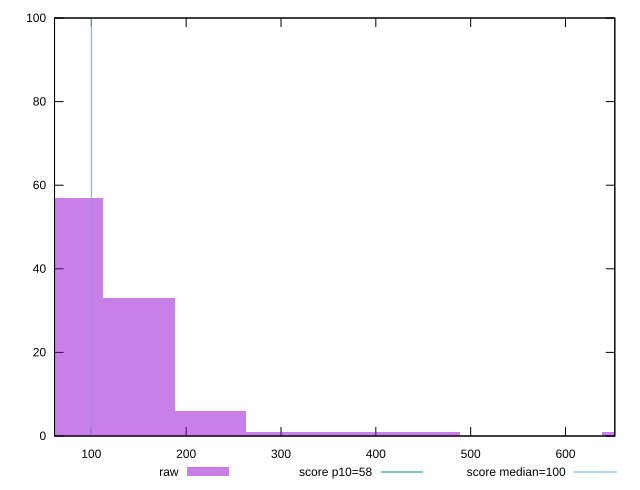

Source code (gnuplot):
reset

$raw <<EOF
75.16483511473497 57
150.32967022946994 33
225.49450534420492 6
676.4835160326147 1
300.6593404589399 1
450.98901068840985 1
375.82417557367484 1
EOF

set key outside below
set boxwidth 75.16483511473497
set xrange [61.2:652]
set yrange [0:100]
set trange [0:100]
set style fill transparent solid 0.5 noborder

set parametric
set terminal svg size 640, 490 enhanced background rgb 'white'
set output "reprap/estimated-input-latency/samples/pages+cached+noexternal+nomedia+nocss/raw/histogram.svg"

plot $raw title "raw" with boxes, \
     58,t title "score p10=58", \
     100,t title "score median=100"

reset
